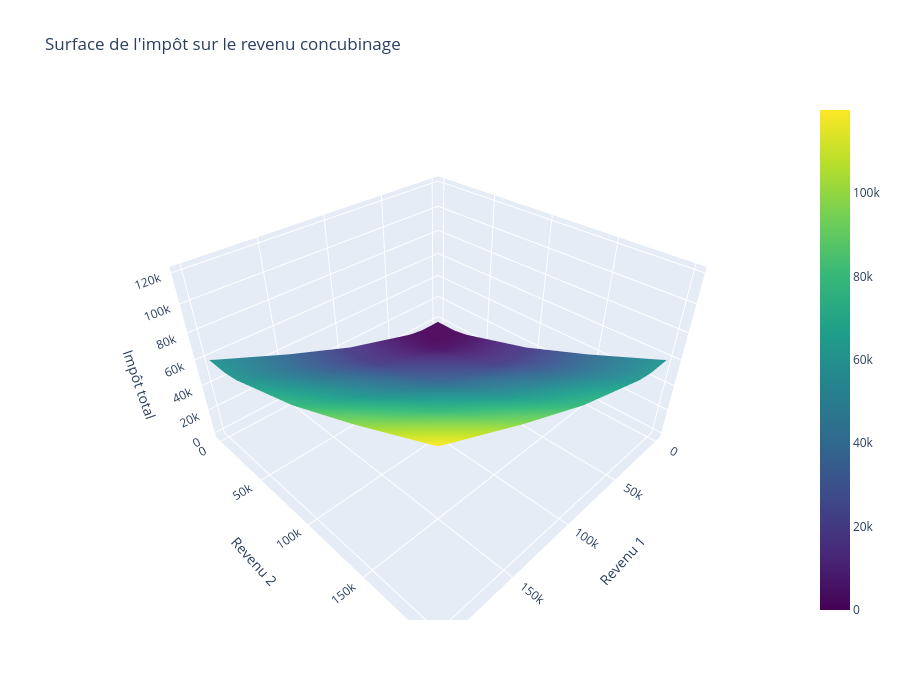

The code cell stored with this chart in its notebook:
### Markdown cell above
## Définition de la surface de l'impôt sur le revenu concubin

### Code cell
def plot_surface_concu(min_rev, max_rev):
    x = np.linspace(min_rev, max_rev, 101)
    y = np.linspace(min_rev, max_rev, 101)

    X, Y = np.meshgrid(x, y)

    Z1 = calculate_tax_vectorized(X)
    Z2 = calculate_tax_vectorized(Y)
    Z = Z1 + Z2

    fig = go.Figure(data=[go.Surface(z=Z, x=X, y=Y, colorscale='Viridis')])
    fig.update_layout(title='Surface de l\'impôt sur le revenu concubinage', scene=dict(
        xaxis_title='Revenu 1',yaxis_title='Revenu 2',zaxis_title='Impôt total'),width=900, height=700)
    return fig, Z

fig, tax_concubinage = plot_surface_concu(min_rev, max_rev)
fig.show()

### Figure 1 — Plotly figure (JSON) as saved in the notebook; plotly's stock layout.template omitted (floating-point values rounded to 4 significant figures; data arrays with more than 128 entries replaced by an {"elided": "..."} marker saying what was removed)
{"data": [{"colorscale": [[0, "#440154"], [0.1111, "#482878"], [0.2222, "#3e4989"], [0.3333, "#31688e"], [0.4444, "#26828e"], [0.5556, "#1f9e89"], [0.6667, "#35b779"], [0.7778, "#6ece58"], [0.8889, "#b5de2b"], [1, "#fde725"]], "type": "surface", "x": {"elided": "101x101 float values"}, "y": {"elided": "101x101 float values"}, "z": {"elided": "101x101 float values"}}], "layout": {"height": 700, "scene": {"xaxis": {"title": {"text": "Revenu 1"}}, "yaxis": {"title": {"text": "Revenu 2"}}, "zaxis": {"title": {"text": "Impôt total"}}}, "title": {"text": "Surface de l'impôt sur le revenu concubinage"}, "width": 900}}
